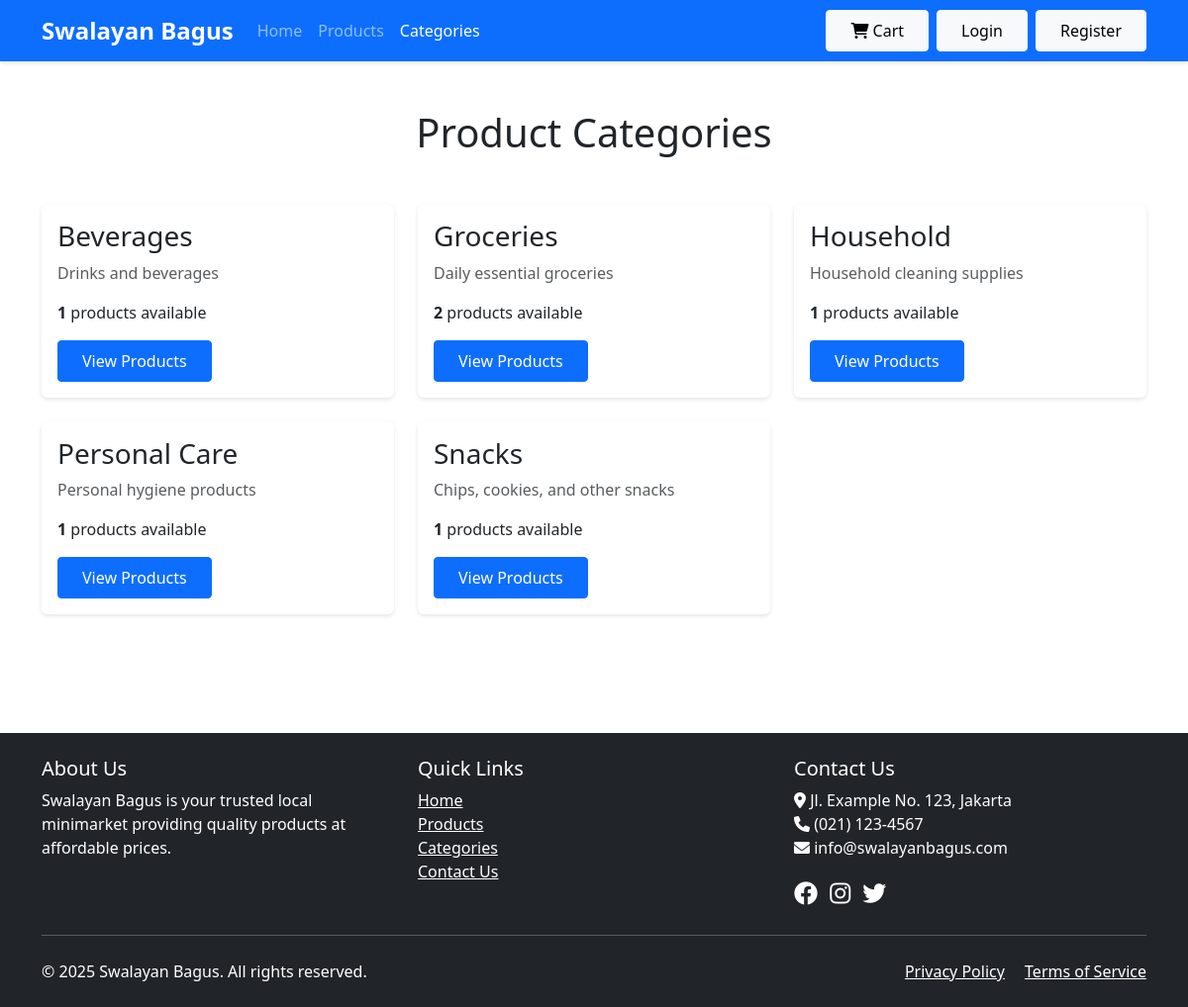
/categories.php, run on the app's committed database.
### tables this page shows
CREATE TABLE IF NOT EXISTS categories (
    id INT AUTO_INCREMENT PRIMARY KEY,
    name VARCHAR(50) NOT NULL,
    description TEXT,
    created_at TIMESTAMP DEFAULT CURRENT_TIMESTAMP,
    updated_at TIMESTAMP DEFAULT CURRENT_TIMESTAMP ON UPDATE CURRENT_TIMESTAMP
);

### categories.php (the view, shortened to what this page needs)
<?php
$database = new Database();
$db = $database->getConnection();
$query = "SELECT c.*, COUNT(p.id) as product_count
          FROM categories c
          LEFT JOIN products p ON c.id = p.category_id
          GROUP BY c.id
          ORDER BY c.name";
$categories = $db->query($query)->fetchAll(PDO::FETCH_ASSOC);
?>
<!DOCTYPE html>
<html lang="en">
<head>
    <link href="https://cdn.jsdelivr.net/npm/bootstrap@5.3.0/dist/css/bootstrap.min.css" rel="stylesheet">
    <link rel="stylesheet" href="https://cdnjs.cloudflare.com/ajax/libs/font-awesome/6.0.0/css/all.min.css">
    <link rel="stylesheet" href="assets/css/style.css">
</head>
<body>
    <?php include 'includes/navbar.php'; ?>
    <div class="container my-5">
        <h1 class="text-center mb-5">Product Categories</h1>
        <div class="row">
            <?php foreach ($categories as $category): ?>
                <div class="col-md-4 mb-4">
                    <div class="card h-100">
                        <div class="card-body">
                            <h3 class="card-title"><?php echo htmlspecialchars($category['name']); ?></h3>
                            <p class="card-text text-muted">
                                <?php echo htmlspecialchars($category['description']); ?>
                            </p>
                            <p class="card-text">
                                <strong><?php echo $category['product_count']; ?></strong> products available
                            </p>
                            <a href="products.php?category=<?php echo $category['id']; ?>"
                               class="btn btn-primary">View Products</a>
                        </div>
                    </div>
                </div>
            <?php endforeach; ?>
        </div>
    </div>
    <?php include 'includes/footer.php'; ?>
</body>
</html>

### includes/navbar.php (shortened to what this page needs)
<?php
$current_page = basename($_SERVER['PHP_SELF']);
?>
<nav class="navbar navbar-expand-lg navbar-dark bg-primary">
    <div class="container">
        <a class="navbar-brand" href="index.php">Swalayan Bagus</a>
        <div class="collapse navbar-collapse" id="navbarNav">
            <ul class="navbar-nav me-auto">
                <li class="nav-item">
                    <a class="nav-link <?php echo $current_page === 'index.php' ? 'active' : ''; ?>"
                       href="index.php">Home</a>
                </li>
                <li class="nav-item">
                    <a class="nav-link <?php echo $current_page === 'products.php' ? 'active' : ''; ?>"
                       href="products.php">Products</a>
                </li>
                <li class="nav-item">
                    <a class="nav-link <?php echo $current_page === 'categories.php' ? 'active' : ''; ?>"
                       href="categories.php">Categories</a>
                </li>
            </ul>
            <div class="d-flex">
                <a href="cart.php" class="btn btn-light me-2">
                    <i class="fas fa-shopping-cart"></i> Cart
                </a>
                <?php if(isset($_SESSION['user_id'])): ?>
                    <a href="profile.php" class="btn btn-light me-2">Profile</a>
                    <a href="logout.php" class="btn btn-danger">Logout</a>
                <?php else: ?>
                    <a href="login.php" class="btn btn-light me-2">Login</a>
                    <a href="register.php" class="btn btn-light">Register</a>
                <?php endif; ?>
            </div>
        </div>
    </div>
</nav>

### includes/footer.php
<footer class="bg-dark text-white py-4 mt-5">
    <div class="container">
        <div class="row">
            <div class="col-md-4">
                <h5>About Us</h5>
                <p>Swalayan Bagus is your trusted local minimarket providing quality products at affordable prices.</p>
            </div>
            <div class="col-md-4">
                <h5>Quick Links</h5>
                <ul class="list-unstyled">
                    <li><a href="index.php" class="text-white">Home</a></li>
                    <li><a href="products.php" class="text-white">Products</a></li>
                    <li><a href="categories.php" class="text-white">Categories</a></li>
                    <li><a href="contact.php" class="text-white">Contact Us</a></li>
                </ul>
            </div>
            <div class="col-md-4">
                <h5>Contact Us</h5>
                <p>
                    <i class="fas fa-map-marker-alt"></i> Jl. Example No. 123, Jakarta<br>
                    <i class="fas fa-phone"></i> (021) 123-4567<br>
                    <i class="fas fa-envelope"></i> info@swalayanbagus.com
                </p>
                <div class="social-links">
                    <a href="#" class="text-white me-2"><i class="fab fa-facebook"></i></a>
                    <a href="#" class="text-white me-2"><i class="fab fa-instagram"></i></a>
                    <a href="#" class="text-white me-2"><i class="fab fa-twitter"></i></a>
                </div>
            </div>
        </div>
        <hr class="my-4">
        <div class="row">
            <div class="col-md-6">
                <p class="mb-0">&copy; <?php echo date('Y'); ?> Swalayan Bagus. All rights reserved.</p>
            </div>
            <div class="col-md-6 text-md-end">
                <a href="privacy.php" class="text-white me-3">Privacy Policy</a>
                <a href="terms.php" class="text-white">Terms of Service</a>
            </div>
        </div>
    </div>
</footer>

### assets/css/style.css (style rules this page uses)
body { font-family: 'Segoe UI', Tahoma, Geneva, Verdana, sans-serif; min-height: 100vh; display: flex; flex-direction: column; }
.navbar { box-shadow: 0 2px 4px rgba(0,0,0,0.1); }
.navbar-brand { font-weight: bold; font-size: 1.5rem; }
.card { transition: transform 0.3s ease, box-shadow 0.3s ease; border: none; box-shadow: 0 2px 4px rgba(0,0,0,0.1); }
.btn { border-radius: 4px; padding: 0.5rem 1.5rem; font-weight: 500; transition: all 0.3s ease; }
.btn-primary { background-color: #0d6efd; border-color: #0d6efd; }
footer { margin-top: auto; }
.social-links a { font-size: 1.5rem; transition: color 0.3s ease; }

### data on the page
categories: name "Beverages", description "Drinks and beverages", product_count "1"
categories: name "Groceries", description "Daily essential groceries", product_count "2"
categories: name "Household", description "Household cleaning supplies", product_count "1"
categories: name "Personal Care", description "Personal hygiene products", product_count "1"
categories: name "Snacks", description "Chips, cookies, and other snacks", product_count "1"
